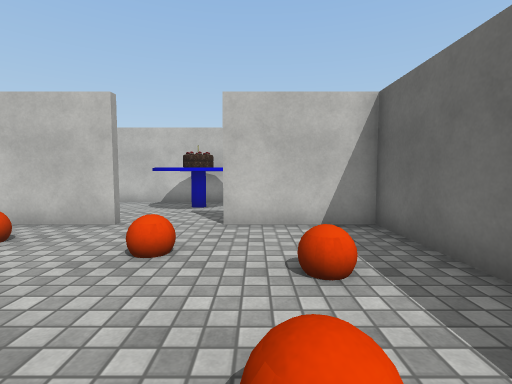
[1] (above)

16 first-person views from a walk through a Unity game level. The camera is 1.2 m above the floor, tilts 4° down and sees 85° across. Doors are open. The floor is counted in squares, 1 m on a side. Each view is taken from the middle of a square. On the plan, view 1 faces up. The plan holds only what a view shows up to about 13 squares ahead; the rest is blank. The player character is not drawn. Some surface patterns are stand-ins.

[2]
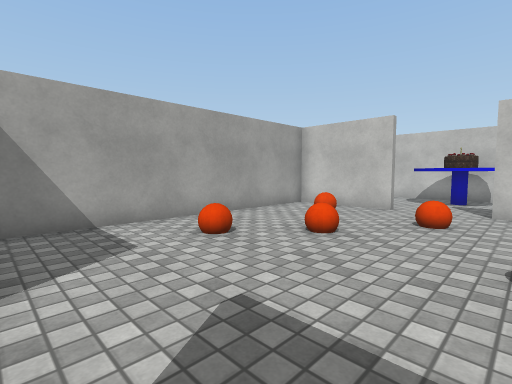

[3]
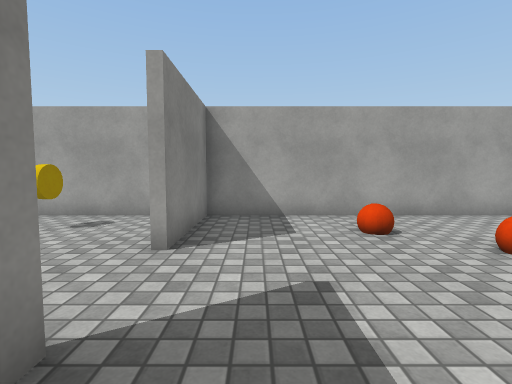

[4]
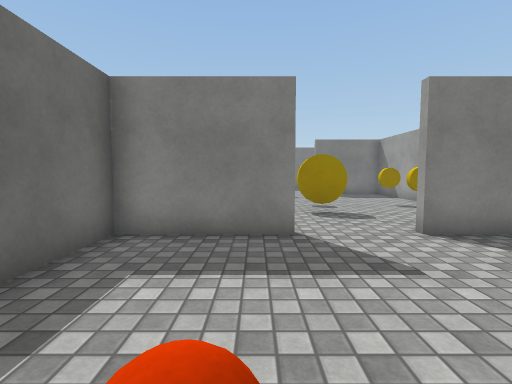

[5]
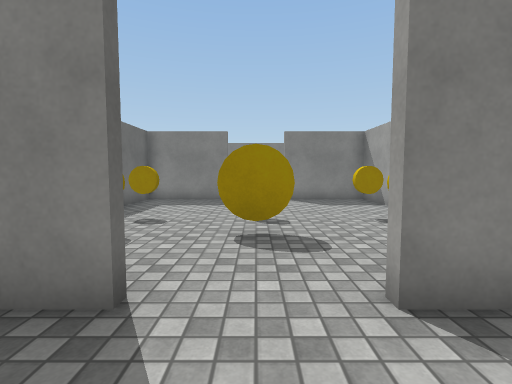

[6]
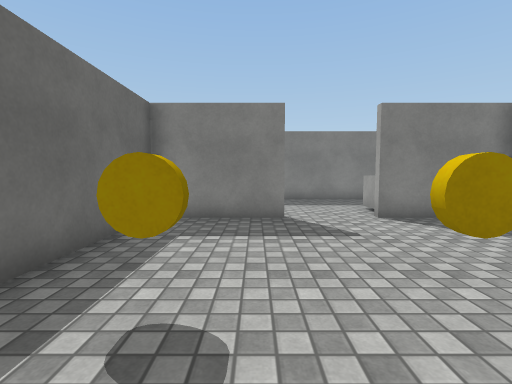

[7]
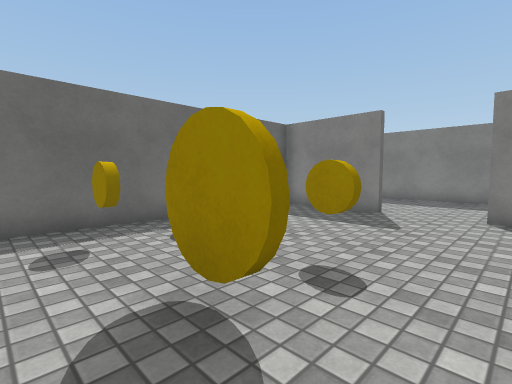

[8]
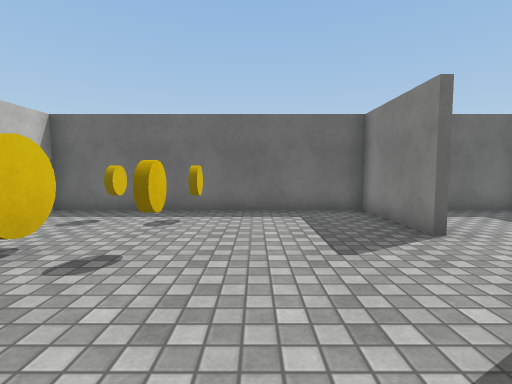

[9]
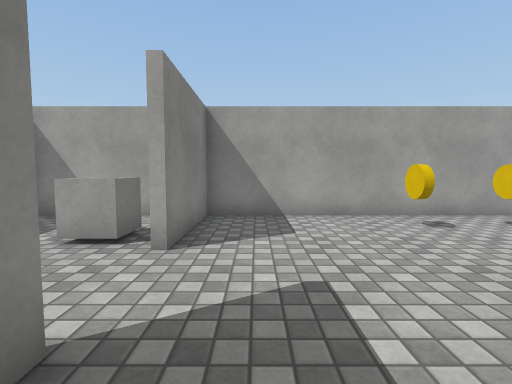

[10]
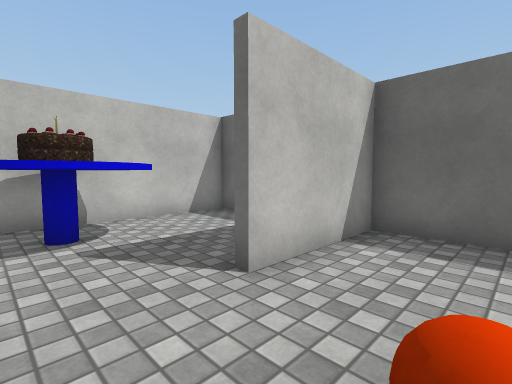

[11]
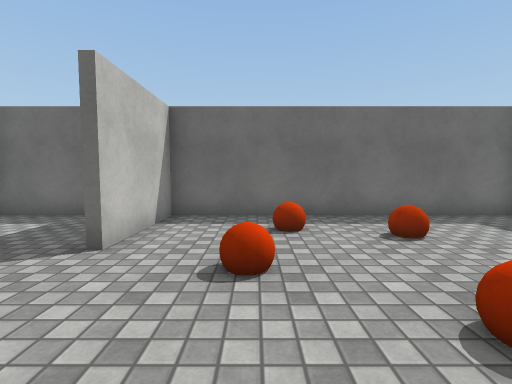

[12]
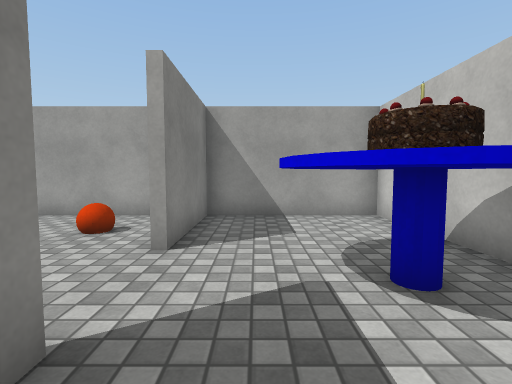

[13]
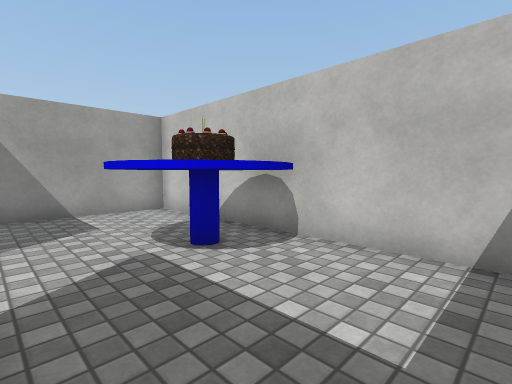

[14]
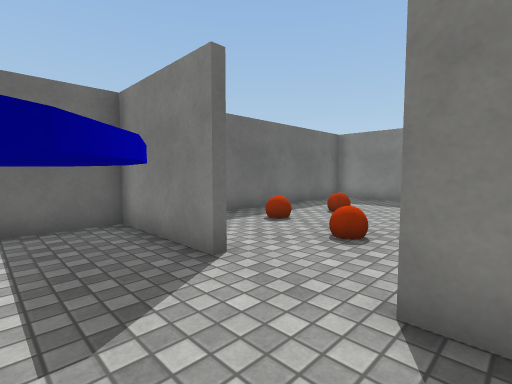

[15]
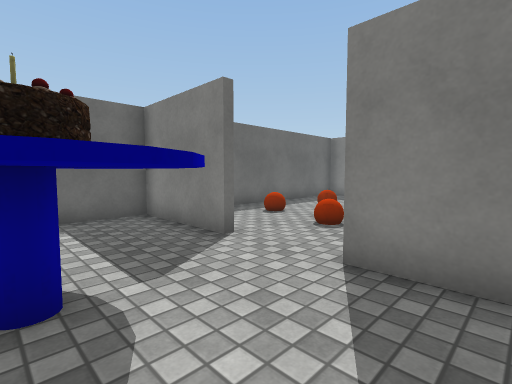

[16]
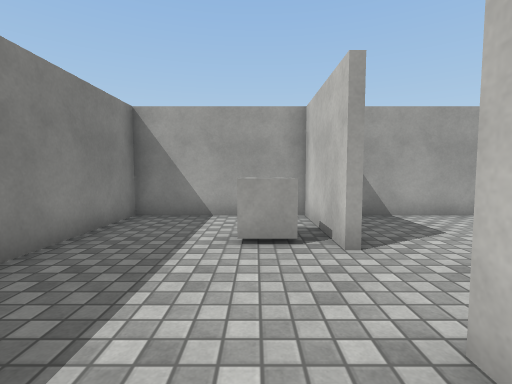

### Floor plan
Ten units are one square. View 1 is at (0, 0); x grows to the right and y downward. Boxes are objects, and circles mark ways between rooms. Rooms are numbered by the first view taken in them; rooms with no view inside come last. Other rooms are left out.
<svg viewBox="-72 -120 104 309">
<path fill="none" stroke="#000" d="M-9 34 27 34 27 -64 -8 -64M-31 -64 -67 -64 -67 34 -32 34M-9 134 27 134 27 36M-32 136 -45 136M-67 47 -67 134 -32 134M-9 -66 27 -66 27 -114 -67 -114 -67 -66 -32 -66M-45 136 -67 136 -67 184 11 184M27 181 27 160"/>
<rect x="-55" y="-55" width="10" height="10" fill="#bbb"><title>other object</title></rect>
<rect x="-5" y="-15" width="10" height="10" fill="#bbb"><title>other object</title></rect>
<rect x="-55" y="75" width="10" height="10" fill="#bbb"><title>other object</title></rect>
<rect x="-55" y="55" width="10" height="10" fill="#bbb"><title>other object</title></rect>
<rect x="-45" y="135" width="10" height="20" fill="#bbb"><title>other object</title></rect>
<rect x="-25" y="75" width="10" height="10" fill="#bbb"><title>other object</title></rect>
<rect x="-25" y="55" width="10" height="20" fill="#bbb"><title>other object</title></rect>
<rect x="5" y="75" width="10" height="10" fill="#bbb"><title>other object</title></rect>
<rect x="5" y="55" width="10" height="10" fill="#bbb"><title>other object</title></rect>
<rect x="-35" y="-115" width="30" height="40" fill="#bbb"><title>other object</title></rect>
<circle cx="-18" cy="36" r="3" fill="#2a7"/>
<circle cx="-18" cy="-64" r="3" fill="#2a7"/>
<circle cx="-18" cy="136" r="3" fill="#2a7"/>
<text x="-20" y="-10">1</text>
<text x="-20" y="90">2</text>
<text x="-20" y="-90">3</text>
<text x="-20" y="160">4</text>
</svg>
Room 1 opens to room 2. Room 1 opens to room 3. Room 2 opens to room 4.

Where each view was taken, in squares from view 1:
view 1: 0 up, 0 right, facing up
view 2: 3 down, 0 right, facing up-left
view 3: 2 down, 1 right, facing left
view 4: 2 up, 0 right, facing down
view 5: 1 down, 2 left, facing down
view 6: 6 down, 0 right, facing down
view 7: 5 down, 4 left, facing down-right
view 8: 10 down, 6 left, facing right
view 9: 12 down, 1 right, facing left
view 10: 4 up, 3 left, facing up-right
view 11: 4 up, 5 left, facing right
view 12: 8 up, 1 right, facing left
view 13: 7 up, 2 right, facing up-left
view 14: 9 up, 4 left, facing down-right
view 15: 10 up, 5 left, facing down-right
view 16: 15 down, 1 right, facing left
